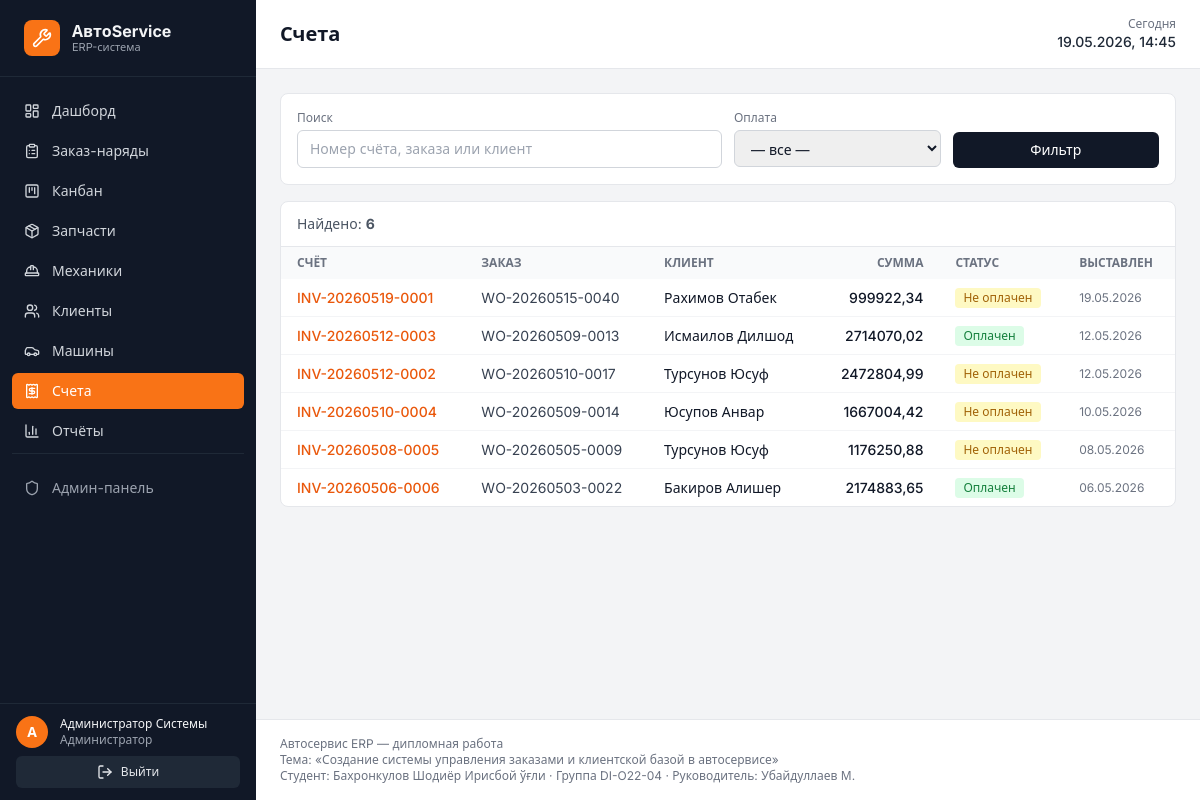
The page /invoices/ (signed in) on the database its author committed.
### accounts/models.py (models this page shows, shortened)
class User(AbstractUser):
    ROLE_CHOICES = [
        ('admin', 'Администратор'),
        ('receptionist', 'Приёмщик'),
        ('mechanic', 'Механик'),
    ]
    role = models.CharField(
        'Роль', max_length=20, choices=ROLE_CHOICES, default='receptionist'
    )
    phone = models.CharField('Телефон', max_length=20, unique=True, blank=True, null=True)
    specialty = models.CharField('Специализация', max_length=100, blank=True)
    hourly_rate = models.DecimalField(
        'Часовая ставка', max_digits=10, decimal_places=2, default=0
    )
    class Meta:
        verbose_name = 'Пользователь'
        verbose_name_plural = 'Пользователи'

### billing/models.py (models this page shows, shortened)
class Invoice(models.Model):
    PAYMENT_CHOICES = [
        ('cash', 'Наличные'),
        ('card', 'Карта'),
        ('transfer', 'Перевод'),
    ]
    workorder = models.OneToOneField(
        'workorders.WorkOrder', on_delete=models.CASCADE,
        related_name='invoice', verbose_name='Заказ-наряд',
    )
    invoice_number = models.CharField('Номер счёта', max_length=30, unique=True, blank=True)
    subtotal = models.DecimalField('Сумма без НДС', max_digits=12, decimal_places=2, default=0)
    tax_amount = models.DecimalField('НДС', max_digits=12, decimal_places=2, default=0)
    total = models.DecimalField('Итого', max_digits=12, decimal_places=2, default=0)
    issued_at = models.DateTimeField('Выставлен', default=timezone.now)
    paid_at = models.DateTimeField('Оплачен', null=True, blank=True)
    payment_method = models.CharField(
        'Способ оплаты', max_length=20, choices=PAYMENT_CHOICES, null=True, blank=True,
    )
    class Meta:
        verbose_name = 'Счёт'
        verbose_name_plural = 'Счета'
        ordering = ('-issued_at',)
    @property
    def is_paid(self):
        return self.paid_at is not None
    @property
    def status_label(self):
        return 'Оплачен' if self.is_paid else 'Не оплачен'
    @property
    def status_badge_class(self):
        return 'bg-green-100 text-green-700' if self.is_paid else 'bg-yellow-100 text-yellow-700'

### workorders/models.py (models this page shows, shortened)
class WorkOrder(models.Model):
    STATUS_CHOICES = [
        ('received', 'Принят'),
        ('diagnosed', 'Диагностирован'),
        ('awaiting_parts', 'Ожидание запчастей'),
        ('in_repair', 'В ремонте'),
        ('quality_check', 'Контроль качества'),
        ('completed', 'Готов'),
        ('delivered', 'Выдан'),
        ('cancelled', 'Отменён'),
    ]
    PRIORITY_CHOICES = [
        ('low', 'Низкий'),
        ('normal', 'Обычный'),
        ('high', 'Высокий'),
        ('urgent', 'Срочный'),
    ]
    STATUS_BADGES = {
        'received': 'bg-gray-200 text-gray-800',
        'diagnosed': 'bg-blue-100 text-blue-800',
        'awaiting_parts': 'bg-yellow-100 text-yellow-800',
        'in_repair': 'bg-orange-100 text-orange-800',
        'quality_check': 'bg-purple-100 text-purple-800',
        'completed': 'bg-green-100 text-green-800',
        'delivered': 'bg-emerald-100 text-emerald-800',
        'cancelled': 'bg-red-100 text-red-800',
    }
    PRIORITY_BADGES = {
        'low': 'bg-gray-100 text-gray-700',
        'normal': 'bg-blue-100 text-blue-700',
        'high': 'bg-orange-100 text-orange-700',
        'urgent': 'bg-red-100 text-red-700',
    }
    NEXT_STATUS = {
        'received': 'diagnosed',
        'diagnosed': 'awaiting_parts',
        'awaiting_parts': 'in_repair',
        'in_repair': 'quality_check',
        'quality_check': 'completed',
        'completed': 'delivered',
    }
    ACTIVE_STATUSES = (
        'received', 'diagnosed', 'awaiting_parts', 'in_repair', 'quality_check', 'completed',
    )
    vehicle = models.ForeignKey(
        'vehicles.Vehicle', on_delete=models.PROTECT,
        related_name='work_orders', verbose_name='Автомобиль',
    )
    assigned_mechanic = models.ForeignKey(
        settings.AUTH_USER_MODEL, on_delete=models.SET_NULL,
        related_name='assigned_orders', null=True, blank=True,
        verbose_name='Назначенный механик',
        limit_choices_to={'role': 'mechanic'},
    )
    created_by = models.ForeignKey(
        settings.AUTH_USER_MODEL, on_delete=models.PROTECT,
        related_name='created_orders', verbose_name='Создал',
    )
    status = models.CharField(
        'Статус', max_length=20, choices=STATUS_CHOICES, default='received',
    )
    priority = models.CharField(
        'Приоритет', max_length=10, choices=PRIORITY_CHOICES, default='normal',
    )
    problem_description = models.TextField('Описание проблемы')
    diagnosis_notes = models.TextField('Заметки по диагностике', blank=True)
    estimated_cost = models.DecimalField(
        'Предв. стоимость', max_digits=12, decimal_places=2, default=0,
    )
    actual_cost = models.DecimalField(
        'Итоговая стоимость', max_digits=12, decimal_places=2, default=0,
    )
    received_at = models.DateTimeField('Принят', default=timezone.now)
    expected_ready_at = models.DateTimeField('Ожидаемая готовность', null=True, blank=True)
    completed_at = models.DateTimeField('Завершён', null=True, blank=True)
    order_number = models.CharField('Номер заказ-наряда', max_length=30, unique=True, blank=True)
    mileage_at_intake = models.PositiveIntegerField('Пробег при приёмке', default=0)
    class Meta:
        verbose_name = 'Заказ-наряд'
        verbose_name_plural = 'Заказ-наряды'
        ordering = ('-received_at',)

### vehicles/models.py (models this page shows, shortened)
class Vehicle(models.Model):
    customer = models.ForeignKey(
        'customers.Customer', on_delete=models.CASCADE,
        related_name='vehicles', verbose_name='Клиент',
    )
    make = models.CharField('Марка', max_length=60)
    model = models.CharField('Модель', max_length=60)
    year = models.PositiveIntegerField('Год выпуска')
    plate = models.CharField('Гос. номер', max_length=20, unique=True)
    vin = models.CharField('VIN', max_length=30, blank=True)
    mileage_km = models.PositiveIntegerField('Пробег (км)', default=0)
    color = models.CharField('Цвет', max_length=40, blank=True)
    created_at = models.DateTimeField('Создан', auto_now_add=True)
    class Meta:
        verbose_name = 'Автомобиль'
        verbose_name_plural = 'Автомобили'
        ordering = ('-created_at',)

### customers/models.py (models this page shows, shortened)
class Customer(models.Model):
    name = models.CharField('ФИО', max_length=200)
    phone = models.CharField('Телефон', max_length=20, unique=True)
    email = models.EmailField('Email', blank=True)
    company = models.CharField('Компания', max_length=200, blank=True)
    address = models.CharField('Адрес', max_length=300, blank=True)
    notes = models.TextField('Примечания', blank=True)
    created_at = models.DateTimeField('Создан', auto_now_add=True)
    class Meta:
        verbose_name = 'Клиент'
        verbose_name_plural = 'Клиенты'
        ordering = ('-created_at',)

### billing/views.py (the view)
# urls.py: path('', views.invoice_list, name='list'),
@login_required
def invoice_list(request):
    q = (request.GET.get('q') or '').strip()
    paid = request.GET.get('paid') or ''
    qs = Invoice.objects.select_related(
        'workorder', 'workorder__vehicle__customer',
    )
    if q:
        qs = qs.filter(
            Q(invoice_number__icontains=q)
            | Q(workorder__order_number__icontains=q)
            | Q(workorder__vehicle__customer__name__icontains=q)
        )
    if paid == 'yes':
        qs = qs.filter(paid_at__isnull=False)
    elif paid == 'no':
        qs = qs.filter(paid_at__isnull=True)
    qs = qs.order_by('-issued_at')
    context = {
        'invoices': qs[:200],
        'total': qs.count(),
        'filter_q': q,
        'filter_paid': paid,
        'active_nav': 'invoices',
        'page_title': 'Счета',
    }
    return render(request, 'invoices/list.html', context)

### core/context_processors.py (called while the page is built)
def bmi_metadata(request):
    return {
        'BMI': getattr(settings, 'BMI_METADATA', {}),
    }

### templates/invoices/list.html (shortened to what this page needs)
{% extends 'base.html' %}
{% block content %}
<form method="get" class="bg-white rounded-lg border border-gray-200 p-4 mb-4 grid grid-cols-1 md:grid-cols-4 gap-3 text-sm">
  <div class="md:col-span-2">
    <label class="block text-xs text-gray-500 mb-1">Поиск</label>
    <input type="text" name="q" value="{{ filter_q }}" placeholder="Номер счёта, заказа или клиент"
      class="w-full rounded-md border border-gray-300 px-3 py-2">
  </div>
  <div>
    <label class="block text-xs text-gray-500 mb-1">Оплата</label>
    <select name="paid" class="w-full rounded-md border border-gray-300 px-3 py-2">
      <option value="">— все —</option>
    </select>
  </div>
  <div class="flex items-end">
    <button class="w-full px-4 py-2 rounded-md bg-gray-900 text-white">Фильтр</button>
  </div>
</form>
<div class="bg-white rounded-lg border border-gray-200 overflow-hidden">
  <div class="px-4 py-3 border-b border-gray-200 text-sm text-gray-600">Найдено: <b>{{ total }}</b></div>
  <table class="w-full text-sm">
    <thead class="bg-gray-50 text-xs uppercase text-gray-500">
      <tr>
        <th class="px-4 py-2 text-left">Счёт</th>
        <th class="px-4 py-2 text-left">Заказ</th>
        <th class="px-4 py-2 text-left">Клиент</th>
        <th class="px-4 py-2 text-right">Сумма</th>
        <th class="px-4 py-2 text-left">Статус</th>
        <th class="px-4 py-2 text-left">Выставлен</th>
      </tr>
    </thead>
    <tbody class="divide-y divide-gray-100">
      {% for inv in invoices %}
      <tr class="hover:bg-gray-50">
        <td class="px-4 py-2"><a href="{% url 'billing:detail' inv.pk %}" class="text-brand-600 hover:underline font-medium">{{ inv.invoice_number }}</a></td>
        <td class="px-4 py-2"><a href="{% url 'workorders:detail' inv.workorder.pk %}" class="text-gray-700 hover:underline">{{ inv.workorder.order_number }}</a></td>
        <td class="px-4 py-2">{{ inv.workorder.vehicle.customer.name }}</td>
        <td class="px-4 py-2 text-right font-medium">{{ inv.total|floatformat:2 }}</td>
        <td class="px-4 py-2"><span class="inline-flex px-2 py-0.5 rounded text-xs font-medium {{ inv.status_badge_class }}">{{ inv.status_label }}</span></td>
        <td class="px-4 py-2 text-gray-500 text-xs">{{ inv.issued_at|date:"d.m.Y" }}</td>
      </tr>
      {% empty %}
      <tr><td colspan="6" class="px-4 py-8 text-center text-gray-500">Счета не найдены</td></tr>
      {% endfor %}
    </tbody>
  </table>
</div>
{% endblock %}

### templates/components/sidebar.html
{% load static %}
<aside class="w-64 bg-gray-900 text-gray-100 flex-shrink-0 flex flex-col sticky top-0 h-screen">
  <div class="px-6 py-5 border-b border-gray-800 flex items-center gap-3">
    <div class="w-9 h-9 rounded-lg bg-brand-500 flex items-center justify-center text-white font-bold">
      <i data-lucide="wrench" class="w-5 h-5"></i>
    </div>
    <div>
      <div class="font-bold text-base leading-tight">АвтоService</div>
      <div class="text-[11px] text-gray-400 leading-tight">ERP-система</div>
    </div>
  </div>
  <nav class="flex-1 overflow-y-auto py-4 px-3 space-y-1 text-sm scrollbar-thin">
    {% with nav=active_nav %}
    <a href="{% url 'core:dashboard' %}" class="flex items-center gap-3 px-3 py-2 rounded-md transition
       {% if nav == 'dashboard' %}bg-brand-500 text-white{% else %}text-gray-300 hover:bg-gray-800{% endif %}">
      <i data-lucide="layout-dashboard" class="w-4 h-4"></i> Дашборд
    </a>
    <a href="{% url 'workorders:list' %}" class="flex items-center gap-3 px-3 py-2 rounded-md transition
       {% if nav == 'orders' %}bg-brand-500 text-white{% else %}text-gray-300 hover:bg-gray-800{% endif %}">
      <i data-lucide="clipboard-list" class="w-4 h-4"></i> Заказ-наряды
    </a>
    <a href="{% url 'kanban:board' %}" class="flex items-center gap-3 px-3 py-2 rounded-md transition
       {% if nav == 'kanban' %}bg-brand-500 text-white{% else %}text-gray-300 hover:bg-gray-800{% endif %}">
      <i data-lucide="kanban-square" class="w-4 h-4"></i> Канбан
    </a>
    <a href="{% url 'parts:list' %}" class="flex items-center gap-3 px-3 py-2 rounded-md transition
       {% if nav == 'parts' %}bg-brand-500 text-white{% else %}text-gray-300 hover:bg-gray-800{% endif %}">
      <i data-lucide="package" class="w-4 h-4"></i> Запчасти
    </a>
    <a href="{% url 'mechanics:list' %}" class="flex items-center gap-3 px-3 py-2 rounded-md transition
       {% if nav == 'mechanics' %}bg-brand-500 text-white{% else %}text-gray-300 hover:bg-gray-800{% endif %}">
      <i data-lucide="hard-hat" class="w-4 h-4"></i> Механики
    </a>
    <a href="{% url 'customers:list' %}" class="flex items-center gap-3 px-3 py-2 rounded-md transition
       {% if nav == 'customers' %}bg-brand-500 text-white{% else %}text-gray-300 hover:bg-gray-800{% endif %}">
      <i data-lucide="users" class="w-4 h-4"></i> Клиенты
    </a>
    <a href="{% url 'vehicles:list' %}" class="flex items-center gap-3 px-3 py-2 rounded-md transition
       {% if nav == 'vehicles' %}bg-brand-500 text-white{% else %}text-gray-300 hover:bg-gray-800{% endif %}">
      <i data-lucide="car" class="w-4 h-4"></i> Машины
    </a>
    <a href="{% url 'billing:list' %}" class="flex items-center gap-3 px-3 py-2 rounded-md transition
       {% if nav == 'invoices' %}bg-brand-500 text-white{% else %}text-gray-300 hover:bg-gray-800{% endif %}">
      <i data-lucide="receipt" class="w-4 h-4"></i> Счета
    </a>
    <a href="{% url 'reports:daily' %}" class="flex items-center gap-3 px-3 py-2 rounded-md transition
       {% if nav == 'reports' %}bg-brand-500 text-white{% else %}text-gray-300 hover:bg-gray-800{% endif %}">
      <i data-lucide="bar-chart-3" class="w-4 h-4"></i> Отчёты
    </a>
    <div class="pt-4 mt-4 border-t border-gray-800">
      <a href="/admin/" target="_blank" class="flex items-center gap-3 px-3 py-2 rounded-md text-gray-400 hover:bg-gray-800 text-sm">
        <i data-lucide="shield" class="w-4 h-4"></i> Админ-панель
      </a>
    </div>
    {% endwith %}
  </nav>
  <div class="px-4 py-3 border-t border-gray-800 text-xs">
    <div class="flex items-center gap-3 mb-2">
      <div class="w-8 h-8 rounded-full bg-brand-500 flex items-center justify-center text-white text-sm font-semibold">
        {{ user.first_name|first|default:user.username|first|upper }}
      </div>
      <div class="min-w-0">
        <div class="font-medium text-gray-100 truncate">{{ user.get_full_name|default:user.username }}</div>
        <div class="text-gray-400 truncate">{{ user.get_role_display }}</div>
      </div>
    </div>
    <form method="post" action="{% url 'logout' %}">{% csrf_token %}
      <button class="w-full px-3 py-2 rounded-md bg-gray-800 hover:bg-gray-700 text-gray-200 flex items-center justify-center gap-2">
        <i data-lucide="log-out" class="w-4 h-4"></i> Выйти
      </button>
    </form>
  </div>
</aside>

### templates/base.html (style rules this page uses)
html, body { font-family: 'Inter', system-ui, sans-serif; }

### rows shown on the page
User: first_name|first "А", get_full_name "Администратор Системы", role "Администратор"
Invoice: invoice_number "INV-20260519-0001", workorder.order_number "WO-20260515-0040", workorder.vehicle.customer.name "Рахимов Отабек", total "999922,34", status_label "Не оплачен", issued_at "19.05.2026"
Invoice: invoice_number "INV-20260512-0003", workorder.order_number "WO-20260509-0013", workorder.vehicle.customer.name "Исмаилов Дилшод", total "2714070,02", status_label "Оплачен", issued_at "12.05.2026"
Invoice: invoice_number "INV-20260512-0002", workorder.order_number "WO-20260510-0017", workorder.vehicle.customer.name "Турсунов Юсуф", total "2472804,99", status_label "Не оплачен", issued_at "12.05.2026"
Invoice: invoice_number "INV-20260510-0004", workorder.order_number "WO-20260509-0014", workorder.vehicle.customer.name "Юсупов Анвар", total "1667004,42", status_label "Не оплачен", issued_at "10.05.2026"
Invoice: invoice_number "INV-20260508-0005", workorder.order_number "WO-20260505-0009", workorder.vehicle.customer.name "Турсунов Юсуф", total "1176250,88", status_label "Не оплачен", issued_at "08.05.2026"
Invoice: invoice_number "INV-20260506-0006", workorder.order_number "WO-20260503-0022", workorder.vehicle.customer.name "Бакиров Алишер", total "2174883,65", status_label "Оплачен", issued_at "06.05.2026"

### other values the page prints
{{ page_title|default:'Панель управления' }} "Счета"
{{ total }} "6"
